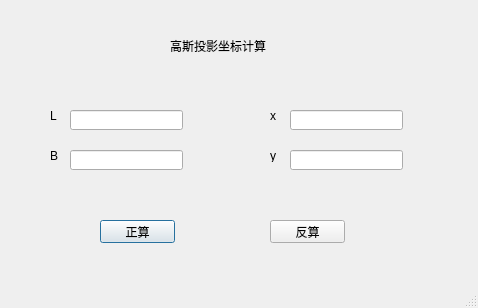
<?xml version="1.0" encoding="UTF-8"?>
<ui version="4.0">
 <class>Dialog</class>
 <widget class="QDialog" name="Dialog">
  <property name="geometry">
   <rect>
    <x>0</x>
    <y>0</y>
    <width>478</width>
    <height>308</height>
   </rect>
  </property>
  <property name="windowTitle">
   <string>Dialog</string>
  </property>
  <property name="sizeGripEnabled">
   <bool>true</bool>
  </property>
  <widget class="QPushButton" name="pushButton">
   <property name="geometry">
    <rect>
     <x>100</x>
     <y>220</y>
     <width>75</width>
     <height>23</height>
    </rect>
   </property>
   <property name="text">
    <string>正算</string>
   </property>
  </widget>
  <widget class="QPushButton" name="pushButton_2">
   <property name="geometry">
    <rect>
     <x>270</x>
     <y>220</y>
     <width>75</width>
     <height>23</height>
    </rect>
   </property>
   <property name="text">
    <string>反算</string>
   </property>
  </widget>
  <widget class="QLabel" name="label">
   <property name="geometry">
    <rect>
     <x>170</x>
     <y>30</y>
     <width>121</width>
     <height>31</height>
    </rect>
   </property>
   <property name="text">
    <string>高斯投影坐标计算</string>
   </property>
  </widget>
  <widget class="QLabel" name="label_2">
   <property name="geometry">
    <rect>
     <x>50</x>
     <y>110</y>
     <width>54</width>
     <height>12</height>
    </rect>
   </property>
   <property name="text">
    <string>L</string>
   </property>
  </widget>
  <widget class="QLabel" name="label_3">
   <property name="geometry">
    <rect>
     <x>50</x>
     <y>150</y>
     <width>54</width>
     <height>12</height>
    </rect>
   </property>
   <property name="text">
    <string>B</string>
   </property>
  </widget>
  <widget class="QLabel" name="label_4">
   <property name="geometry">
    <rect>
     <x>270</x>
     <y>110</y>
     <width>54</width>
     <height>12</height>
    </rect>
   </property>
   <property name="text">
    <string>x</string>
   </property>
  </widget>
  <widget class="QLabel" name="label_5">
   <property name="geometry">
    <rect>
     <x>270</x>
     <y>150</y>
     <width>54</width>
     <height>12</height>
    </rect>
   </property>
   <property name="text">
    <string>y</string>
   </property>
  </widget>
  <widget class="QLineEdit" name="lineEdit">
   <property name="geometry">
    <rect>
     <x>70</x>
     <y>110</y>
     <width>113</width>
     <height>20</height>
    </rect>
   </property>
  </widget>
  <widget class="QLineEdit" name="lineEdit_2">
   <property name="geometry">
    <rect>
     <x>70</x>
     <y>150</y>
     <width>113</width>
     <height>20</height>
    </rect>
   </property>
  </widget>
  <widget class="QLineEdit" name="lineEdit_3">
   <property name="geometry">
    <rect>
     <x>290</x>
     <y>110</y>
     <width>113</width>
     <height>20</height>
    </rect>
   </property>
  </widget>
  <widget class="QLineEdit" name="lineEdit_4">
   <property name="geometry">
    <rect>
     <x>290</x>
     <y>150</y>
     <width>113</width>
     <height>20</height>
    </rect>
   </property>
  </widget>
 </widget>
 <resources/>
 <connections/>
</ui>
